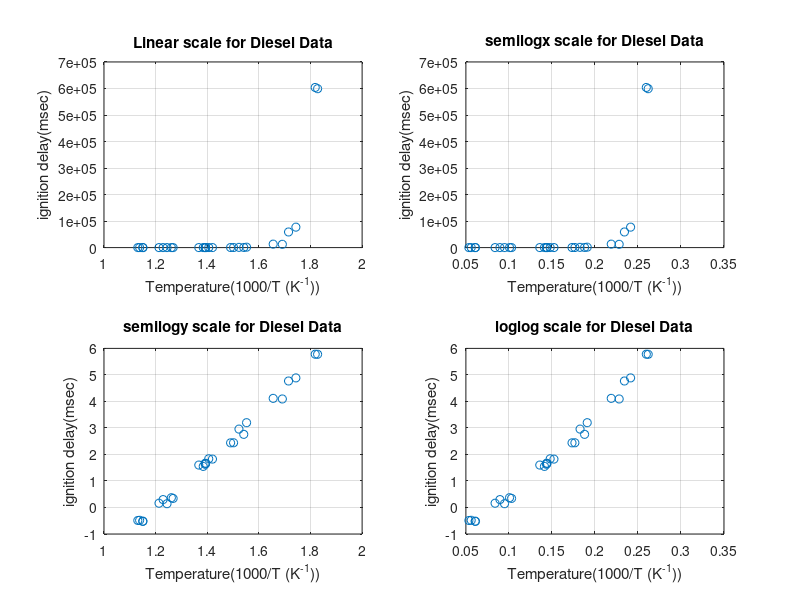
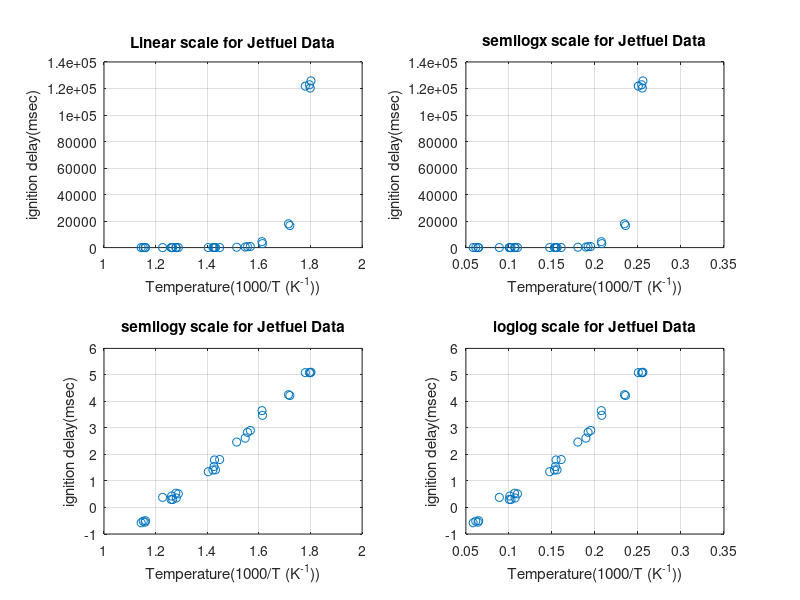
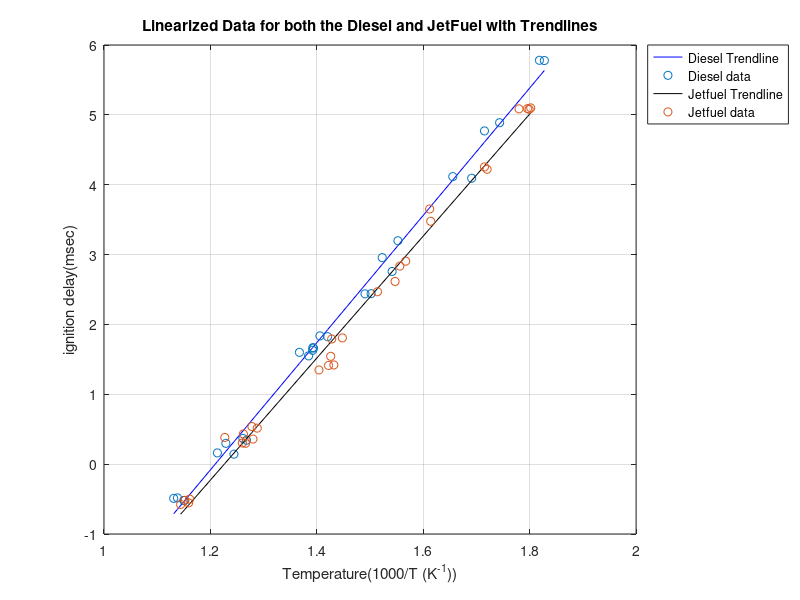
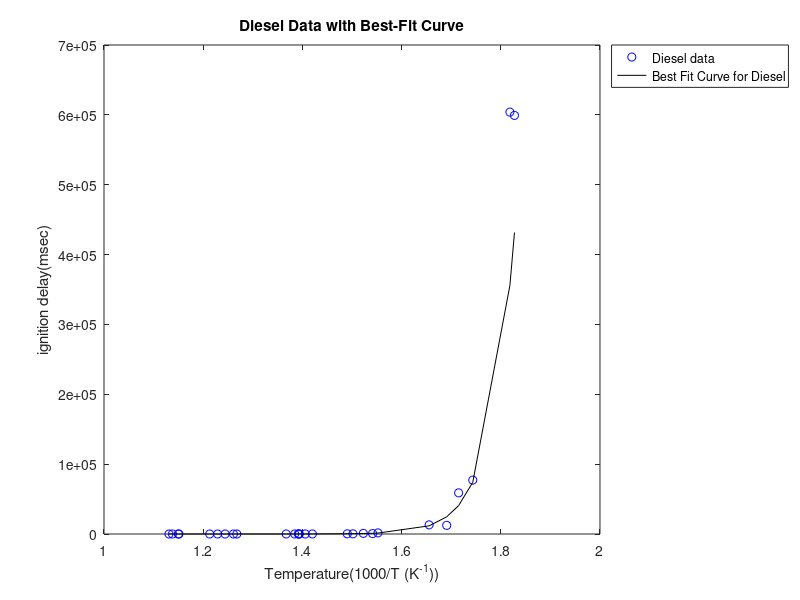

Recreate these plots in MATLAB, in order.
%%%%%%%%%%%%%%%%%%%%%%%%%%%%%%%%%%%%%%%%%%%%%%%%%%%%%%%%%%%%%%%%%%%%%
% ENGR 132 
% Program Description 
% Using the data for the diesel model and jetfuel model find the linearized
% graph of each model. Then find the best fit equations to answer the given
% questions.
%
% Assigment Information
%   Assignment:     PS 05, Problem 2
%   Author:         Ranjan Behl, rbehl@purdue.edu
%   Team ID:        008-14
%  	Contributor:    Name, login@purdue [repeat for each]
%   My contributor(s) helped me:	
%     [ ] understand the assignment expectations without
%         telling me how they will approach it.
%     [ ] understand different ways to think about a solution
%         without helping me plan my solution.
%     [ ] think through the meaning of a specific error or
%         bug present in my code without looking at my code.
%%%%%%%%%%%%%%%%%%%%%%%%%%%%%%%%%%%%%%%%%%%%%%%%%%%%%%%%%%%%%%%%%%%%%


%% ____________________
%% INITIALIZATION
Datadiesel = csvread("Data_diesel_ignition_delay.csv",1,0); % loading the disel ignition data 
Datajetfuel = csvread("Data_jetA_ignition_delay.csv",1,0);% loading the jet A ignition data


%% ____________________
%% SUBPLOT FIGURE(S)
%Part A
figure (1)
subplot(2,2,1);
plot(Datadiesel(:,1),Datadiesel(:,2),'o'); % ploting the data on linear scale
grid on
hold on
title("Linear scale for Diesel Data"); % creating a title
xlabel("Temperature(1000/T (K^{-1}))"); % labeling the x axis
ylabel("ignition delay(msec)"); % labeling the y axis
%
subplot(2,2,2);
plot(log10(Datadiesel(:,1)),Datadiesel(:,2),'o'); % ploting the data on semilogx scale
grid on
title("semilogx scale for Diesel Data"); % creating a title
xlabel("Temperature(1000/T (K^{-1}))"); % labeling the x axis
ylabel("ignition delay(msec)"); % labeling the y axis
%
subplot(2,2,3);
plot(Datadiesel(:,1),log10(Datadiesel(:,2)),'o'); % ploting the data on semilogy scale
grid on
title("semilogy scale for Diesel Data"); % creating a title
xlabel("Temperature(1000/T (K^{-1}))"); % labeling the x axis
ylabel("ignition delay(msec)"); % labeling the y axis
%
subplot(2,2,4);
plot(log10(Datadiesel(:,1)),log10(Datadiesel(:,2)),'o'); % ploting the data on loglog scale
grid on
title("loglog scale for Diesel Data"); % creating a title
xlabel("Temperature(1000/T (K^{-1}))"); % labeling the x axis
ylabel("ignition delay(msec)"); % labeling the y axis

figure (2)
subplot(2,2,1);
plot(Datajetfuel(:,1),Datajetfuel(:,2),'o'); % ploting the data on linear scale
grid on
hold on
title("Linear scale for Jetfuel Data"); % creating a title
xlabel("Temperature(1000/T (K^{-1}))"); % labeling the x axis
ylabel("ignition delay(msec)"); % labeling the y axis
%
subplot(2,2,2);
plot(log10(Datajetfuel(:,1)),Datajetfuel(:,2),'o'); % ploting the data on semilogx scale
grid on
title("semilogx scale for Jetfuel Data"); % creating a title
xlabel("Temperature(1000/T (K^{-1}))"); % labeling the x axis
ylabel("ignition delay(msec)"); % labeling the y axis
%
subplot(2,2,3);
plot(Datajetfuel(:,1),log10(Datajetfuel(:,2)),'o'); % ploting the data on semilogy scale
grid on
title("semilogy scale for Jetfuel Data"); % creating a title
xlabel("Temperature(1000/T (K^{-1}))"); % labeling the x axis
ylabel("ignition delay(msec)"); % labeling the y axis
%
subplot(2,2,4);
plot(log10(Datajetfuel(:,1)),log10(Datajetfuel(:,2)),'o'); % ploting the data on loglog scale
grid on
title("loglog scale for Jetfuel Data"); % creating a title
xlabel("Temperature(1000/T (K^{-1}))"); % labeling the x axis
ylabel("ignition delay(msec)"); % labeling the y axis


%% ____________________
%% LINEARIZATION
%Part C % D
coeffiecent_diesel = polyfit(Datadiesel(:,1),log10(Datadiesel(:,2)),1);% finding the slope and y int for the liearized eq
coeffiecent_jetfuel = polyfit(Datajetfuel(:,1),log10(Datajetfuel(:,2)),1);% finding the slope and y int for the liearized eq
linearizeddata_disel = polyval(coeffiecent_diesel,Datadiesel(:,1));% linearizing the diesel data
linearizedata_jetfuel = polyval(coeffiecent_jetfuel,Datajetfuel(:,1));% linearizing the jetfuel data
%Part e
fprintf("\nThe linearized form of the equation for the diesel model is Temperature = %f * ingitiondelay + %f",coeffiecent_diesel(1),coeffiecent_diesel(2));
fprintf(" \nThe linearized form of the equation for the jetfuel model is Temperature = %f * ingitiondelay + %f",coeffiecent_jetfuel(1),coeffiecent_jetfuel(2));

%% ____________________
%% MODEL
figure (3)
plot(Datadiesel(:,1),linearizeddata_disel,'-b','DisplayName','Diesel Trendline'); % ploting the linearized data for diesel and its trend line
hold on
plot(Datadiesel(:,1),log10(Datadiesel(:,2)),'o','DisplayName','Diesel data');% ploting the diesel data
grid on
plot(Datajetfuel(:,1),linearizedata_jetfuel,'-k','DisplayName','Jetfuel Trendline'); % ploting the linearized data for the jetfuel and its trend line
plot(Datajetfuel(:,1),log10(Datajetfuel(:,2)),'o','DisplayName','Jetfuel data'); % ploting the jetfuel data
xlabel("Temperature(1000/T (K^{-1}))"); % labeling the x axis
ylabel("ignition delay(msec)"); % labeling the y axis
title("Linearized Data for both the Diesel and JetFuel with Trendlines")
legend('Location','northeastoutside')
%Part g
genform_dieseleq = 10.^(((coeffiecent_diesel(1) * Datadiesel(:,1)) + coeffiecent_diesel(2)));% finding the general form of the best fit equation for the diesel model
genform_jetfueleq = 10.^(((coeffiecent_jetfuel(1) * Datajetfuel(:,1)) + coeffiecent_jetfuel(2)));% finding the general form of the best fit equation for the jetfuel model
%Part h
fprintf("\nThe general form of of the best fit equation for the Diesel model is Temperature = 10^ingitiondelay * %.3f + %.3f",coeffiecent_diesel(1),coeffiecent_diesel(2));
fprintf("\nThe general form of of the best fit equation for the Jetfuel model is Temperature = 10^ingitiondelay * %.3f + %.3f",coeffiecent_jetfuel(1),coeffiecent_jetfuel(2));
%% ____________________
%% UPDATED PLOTS
figure (4)
plot(Datadiesel(:,1),(Datadiesel(:,2)),'bo','DisplayName','Diesel data'); % ploting the data on semilogy scale
hold on
plot(Datadiesel(:,1),genform_dieseleq,'-k','DisplayName','Best Fit Curve for Diesel');%ploting the best fit curve for the diesel model
hold off
xlabel("Temperature(1000/T (K^{-1}))"); % labeling the x axis
ylabel("ignition delay(msec)"); % labeling the y axis
title("Diesel Data with Best-Fit Curve")
legend('Location','northeastoutside')
figure (5)
plot(Datajetfuel(:,1),(Datajetfuel(:,2)),'ko','DisplayName','Jetfuel data'); % ploting the data on semilogy scale
hold on 
plot(Datajetfuel(:,1),genform_jetfueleq,'-b','DisplayName','Best Fit Curve for Jetfuel'); % ploting the best fit curve for the jetfuel model
hold off
xlabel("Temperature(1000/T (K^{-1}))"); % labeling the x axis
ylabel("ignition delay(msec)"); % labeling the y axis
title("JetFuel Data with Best-Fit Curve")
legend('Location','northeastoutside')
%% ____________________
%% ANALYSIS

%% -- Q1
% For both the Diesel and Jetfuel data the exponential function is the one
% that best represents the data. This can be seen by the subplots in each
% figure where the semilogy scale is the one with the most linearized data
% trend. 


%% ____________________
%% ACADEMIC INTEGRITY STATEMENT
% I have not used source code obtained from any other unauthorized
% source, either modified or unmodified.  Neither have I provided
% access to my code to another. The script I am submitting
% is my own original work.